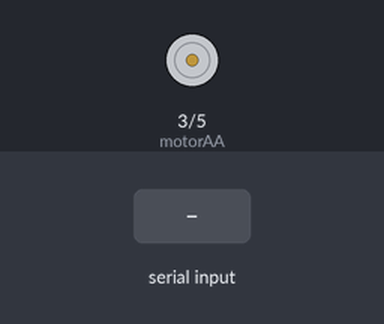
Bench run of a sketch on a simulated Arduino Uno, built with avr-gcc and run on an emulated ATmega328P. On the bench: motor-driver pin pairs drawn as motors (green arrow = first pin HIGH = forward, orange = second pin HIGH = backward, longer = more drive). The test bench sets the inputs (shaded band).

Above: at 1.2 s.
1.3 s: "A" received over Serial
At 2.5 s:
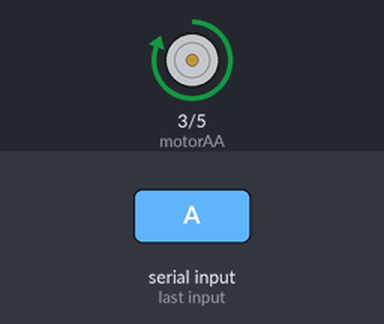
2.8 s: "B" received over Serial
At 3.7 s:
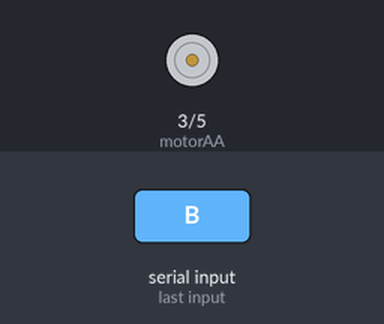
Timing chart, 0 to 5.8 s (numbered marks = the images above; inputs shaded):
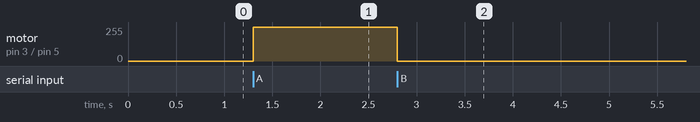

The sketch:

sketch_may08a.ino
```cpp
#define motorAA 3
#define motorAB 5

void setup() {
  Serial.begin(9600);
  pinMode(motorAA, OUTPUT);
  pinMode(motorAB, OUTPUT);
}

void loop() {
  if(Serial.available()) {
    char c = Serial.read();

    if(c == 'A') {
      digitalWrite(motorAA, HIGH);
      digitalWrite(motorAB, LOW);
      return;
    }
    if(c == 'B') {
      digitalWrite(motorAA, LOW);
      digitalWrite(motorAB, LOW);
      return;
    }
  }
  // put your main code here, to run repeatedly:
  /*digitalWrite(motorAA, HIGH);
  digitalWrite(motorAB, LOW);
  delay(2000);

  digitalWrite(motorAA, LOW);
  digitalWrite(motorAB, LOW);
  delay(2000);*/
}
```

Measured:
- after the input at 1.3 s, motor on pin 3 (motorAA) / pin 5 (motorAB): stopped → forward 255/255 at once
- after the input at 2.8 s, motor on pin 3 (motorAA) / pin 5 (motorAB): forward 255/255 → stopped at once
